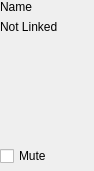
<?xml version="1.0" encoding="UTF-8"?>
<ui version="4.0">
 <class>AudioMixerInputView</class>
 <widget class="QWidget" name="AudioMixerInputView">
  <property name="geometry">
   <rect>
    <x>0</x>
    <y>0</y>
    <width>94</width>
    <height>171</height>
   </rect>
  </property>
  <property name="windowTitle">
   <string>AudioMixerView</string>
  </property>
  <layout class="QVBoxLayout" name="verticalLayout">
   <property name="leftMargin">
    <number>0</number>
   </property>
   <property name="topMargin">
    <number>0</number>
   </property>
   <property name="rightMargin">
    <number>0</number>
   </property>
   <property name="bottomMargin">
    <number>0</number>
   </property>
   <item>
    <layout class="QVBoxLayout" name="verticalLayout_2">
     <item>
      <layout class="QHBoxLayout" name="horizontalLayout">
       <item>
        <widget class="QLabel" name="nameLabel">
         <property name="text">
          <string>Name</string>
         </property>
        </widget>
       </item>
      </layout>
     </item>
     <item>
      <widget class="QLabel" name="linkLabel">
       <property name="text">
        <string>Not Linked</string>
       </property>
      </widget>
     </item>
     <item>
      <widget class="QWidget" name="audioMeters" native="true">
       <property name="minimumSize">
        <size>
         <width>52</width>
         <height>100</height>
        </size>
       </property>
       <layout class="QGridLayout" name="gridLayout">
        <property name="leftMargin">
         <number>0</number>
        </property>
        <property name="topMargin">
         <number>0</number>
        </property>
        <property name="rightMargin">
         <number>0</number>
        </property>
        <property name="bottomMargin">
         <number>0</number>
        </property>
        <property name="spacing">
         <number>2</number>
        </property>
       </layout>
      </widget>
     </item>
     <item>
      <widget class="QCheckBox" name="mute">
       <property name="text">
        <string>Mute</string>
       </property>
      </widget>
     </item>
     <item>
      <spacer name="verticalSpacer">
       <property name="orientation">
        <enum>Qt::Vertical</enum>
       </property>
       <property name="sizeHint" stdset="0">
        <size>
         <width>20</width>
         <height>40</height>
        </size>
       </property>
      </spacer>
     </item>
    </layout>
   </item>
  </layout>
 </widget>
 <layoutdefault spacing="6" margin="11"/>
 <resources/>
 <connections/>
</ui>
